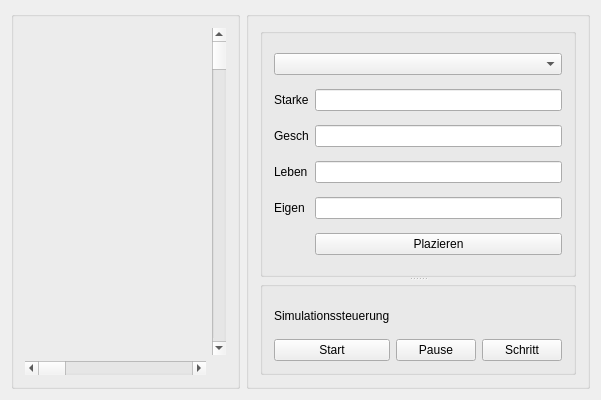
<?xml version="1.0" encoding="UTF-8"?>
<ui version="4.0">
 <class>BioSimClass</class>
 <widget class="QWidget" name="BioSimClass">
  <property name="geometry">
   <rect>
    <x>0</x>
    <y>0</y>
    <width>601</width>
    <height>400</height>
   </rect>
  </property>
  <property name="windowTitle">
   <string>BioSim</string>
  </property>
  <layout class="QGridLayout" name="gridLayout">
   <item row="0" column="0">
    <widget class="QGroupBox" name="groupBox">
     <property name="minimumSize">
      <size>
       <width>0</width>
       <height>0</height>
      </size>
     </property>
     <property name="title">
      <string/>
     </property>
     <layout class="QGridLayout" name="gridLayout_2">
      <item row="0" column="1">
       <widget class="QScrollBar" name="vertical_scrollbar">
        <property name="orientation">
         <enum>Qt::Vertical</enum>
        </property>
       </widget>
      </item>
      <item row="1" column="0">
       <widget class="QScrollBar" name="horizontal_scrollbar">
        <property name="orientation">
         <enum>Qt::Horizontal</enum>
        </property>
       </widget>
      </item>
     </layout>
    </widget>
   </item>
   <item row="0" column="1">
    <widget class="QGroupBox" name="groupBox_2">
     <property name="title">
      <string/>
     </property>
     <layout class="QGridLayout" name="gridLayout_5">
      <item row="0" column="0">
       <widget class="QSplitter" name="splitter">
        <property name="orientation">
         <enum>Qt::Vertical</enum>
        </property>
        <widget class="QGroupBox" name="groupBox_4">
         <property name="title">
          <string/>
         </property>
         <layout class="QGridLayout" name="gridLayout_3">
          <item row="4" column="1">
           <widget class="QLineEdit" name="text_attribute">
            <property name="readOnly">
             <bool>true</bool>
            </property>
           </widget>
          </item>
          <item row="4" column="0">
           <widget class="QLabel" name="label_attribute">
            <property name="text">
             <string>Eigen</string>
            </property>
           </widget>
          </item>
          <item row="1" column="1">
           <widget class="QLineEdit" name="text_strength">
            <property name="readOnly">
             <bool>true</bool>
            </property>
           </widget>
          </item>
          <item row="2" column="1">
           <widget class="QLineEdit" name="text_speed">
            <property name="readOnly">
             <bool>true</bool>
            </property>
           </widget>
          </item>
          <item row="2" column="0">
           <widget class="QLabel" name="label_speed">
            <property name="text">
             <string>Gesch</string>
            </property>
           </widget>
          </item>
          <item row="3" column="0">
           <widget class="QLabel" name="label_life">
            <property name="text">
             <string>Leben</string>
            </property>
           </widget>
          </item>
          <item row="0" column="0" colspan="2">
           <widget class="QComboBox" name="comboBox"/>
          </item>
          <item row="1" column="0">
           <widget class="QLabel" name="label_strength">
            <property name="text">
             <string>Starke</string>
            </property>
           </widget>
          </item>
          <item row="3" column="1">
           <widget class="QLineEdit" name="text_life">
            <property name="readOnly">
             <bool>true</bool>
            </property>
           </widget>
          </item>
          <item row="5" column="1">
           <widget class="QPushButton" name="btnSet">
            <property name="text">
             <string>Plazieren</string>
            </property>
           </widget>
          </item>
         </layout>
        </widget>
        <widget class="QGroupBox" name="groupBox_5">
         <property name="title">
          <string/>
         </property>
         <layout class="QGridLayout" name="gridLayout_4">
          <item row="0" column="0">
           <widget class="QLabel" name="label_5">
            <property name="text">
             <string>Simulationssteuerung</string>
            </property>
           </widget>
          </item>
          <item row="1" column="0">
           <widget class="QPushButton" name="btnStart">
            <property name="text">
             <string>Start</string>
            </property>
           </widget>
          </item>
          <item row="1" column="1">
           <widget class="QPushButton" name="btnPause">
            <property name="text">
             <string>Pause</string>
            </property>
           </widget>
          </item>
          <item row="1" column="2">
           <widget class="QPushButton" name="btnStep">
            <property name="text">
             <string>Schritt</string>
            </property>
           </widget>
          </item>
         </layout>
        </widget>
       </widget>
      </item>
     </layout>
    </widget>
   </item>
  </layout>
 </widget>
 <layoutdefault spacing="6" margin="11"/>
 <resources>
  <include location="BioSim.qrc"/>
 </resources>
 <connections/>
</ui>
